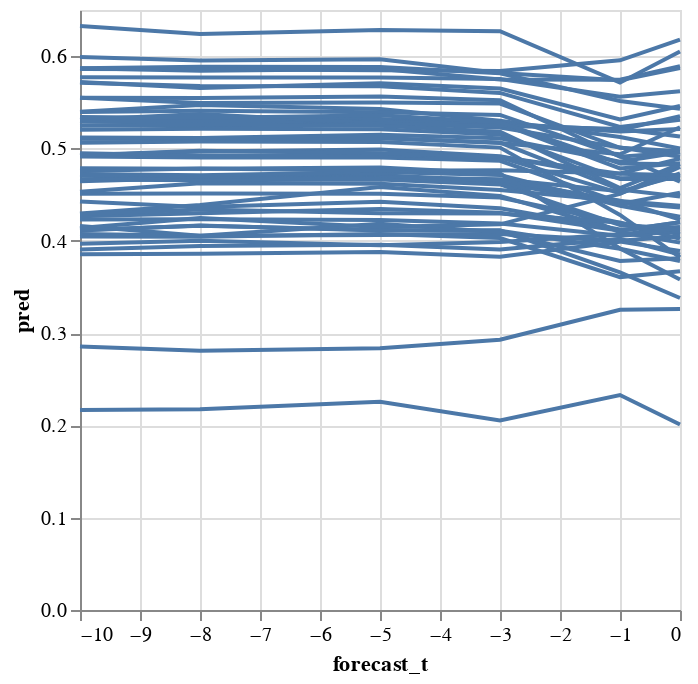

The code cell stored with this chart in its notebook:
### Code cell
# join in the true values
forecast_target = (
    data.filter(pl.col("season") == pl.col("season").max(), pl.col("t") == 0)
    .drop(["season", "t"])
    .with_columns(forecast_t=0)
    .rename({"estimate": "pred"})
)

(
    alt.Chart(pl.concat([forecasts, forecast_target], how="diagonal"))
    .mark_line()
    .encode(alt.X("forecast_t"), alt.Y("pred"), alt.Detail("geography"))
)

### Figure 1 — Vega-Lite specification as saved in the notebook (floating-point values rounded to 4 significant figures; data arrays with more than 128 entries replaced by an {"elided": "..."} marker saying what was removed)
{"config": {"view": {"continuousWidth": 300, "continuousHeight": 300}}, "data": {"name": "data-9749e4cce195e29e1789bc9b458b7a0e"}, "mark": {"type": "line"}, "encoding": {"detail": {"field": "geography", "type": "nominal"}, "x": {"field": "forecast_t", "type": "quantitative"}, "y": {"field": "pred", "type": "quantitative"}}, "$schema": "https://vega.github.io/schema/vega-lite/v5.20.1.json", "datasets": {"data-9749e4cce195e29e1789bc9b458b7a0e": {"elided": "324 records"}}}
